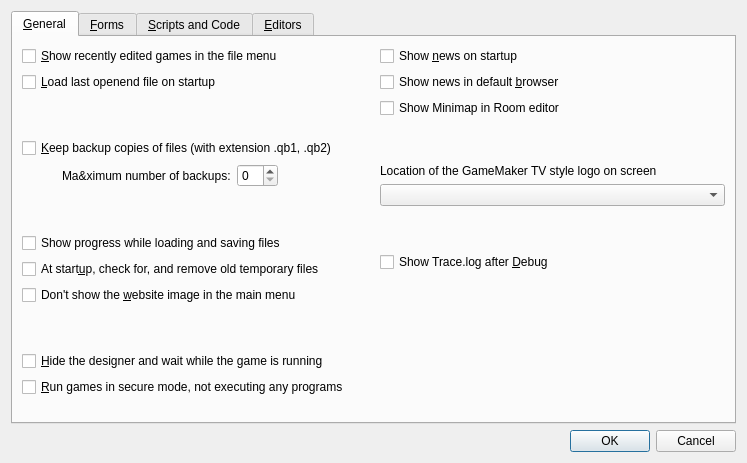
<?xml version="1.0" encoding="UTF-8"?>
<ui version="4.0">
 <class>PreferencesDialog</class>
 <widget class="QDialog" name="PreferencesDialog">
  <property name="geometry">
   <rect>
    <x>0</x>
    <y>0</y>
    <width>747</width>
    <height>463</height>
   </rect>
  </property>
  <property name="windowTitle">
   <string>Preferences</string>
  </property>
  <layout class="QVBoxLayout" name="verticalLayout" stretch="1,0">
   <item>
    <widget class="QTabWidget" name="tabWidget">
     <property name="currentIndex">
      <number>0</number>
     </property>
     <widget class="QWidget" name="tabGeneral">
      <attribute name="title">
       <string>&amp;General</string>
      </attribute>
      <layout class="QHBoxLayout" name="horizontalLayout" stretch="1,0,1">
       <item>
        <layout class="QVBoxLayout" name="verticalLayout_2" stretch="0,0,0,0,0,0,0,0,0,0,0,0,1">
         <item>
          <widget class="QCheckBox" name="checkBox_2">
           <property name="text">
            <string>&amp;Show recently edited games in the file menu</string>
           </property>
          </widget>
         </item>
         <item>
          <widget class="QCheckBox" name="checkBox">
           <property name="text">
            <string>&amp;Load last openend file on startup</string>
           </property>
          </widget>
         </item>
         <item>
          <spacer name="verticalSpacer">
           <property name="orientation">
            <enum>Qt::Orientation::Vertical</enum>
           </property>
           <property name="sizeHint" stdset="0">
            <size>
             <width>20</width>
             <height>40</height>
            </size>
           </property>
          </spacer>
         </item>
         <item>
          <widget class="QCheckBox" name="checkBox_3">
           <property name="text">
            <string>&amp;Keep backup copies of files (with extension .qb1, .qb2)</string>
           </property>
          </widget>
         </item>
         <item>
          <layout class="QHBoxLayout" name="horizontalLayout_2" stretch="0,0,0,1">
           <item>
            <spacer name="horizontalSpacer">
             <property name="orientation">
              <enum>Qt::Orientation::Horizontal</enum>
             </property>
             <property name="sizeHint" stdset="0">
              <size>
               <width>40</width>
               <height>20</height>
              </size>
             </property>
            </spacer>
           </item>
           <item>
            <widget class="QLabel" name="label">
             <property name="text">
              <string>Ma&amp;ximum number of backups:</string>
             </property>
            </widget>
           </item>
           <item>
            <widget class="QSpinBox" name="spinBox"/>
           </item>
           <item>
            <spacer name="horizontalSpacer_2">
             <property name="orientation">
              <enum>Qt::Orientation::Horizontal</enum>
             </property>
             <property name="sizeHint" stdset="0">
              <size>
               <width>40</width>
               <height>20</height>
              </size>
             </property>
            </spacer>
           </item>
          </layout>
         </item>
         <item>
          <spacer name="verticalSpacer_2">
           <property name="orientation">
            <enum>Qt::Orientation::Vertical</enum>
           </property>
           <property name="sizeHint" stdset="0">
            <size>
             <width>20</width>
             <height>40</height>
            </size>
           </property>
          </spacer>
         </item>
         <item>
          <widget class="QCheckBox" name="checkBox_4">
           <property name="text">
            <string>Show progress while loading and saving files</string>
           </property>
          </widget>
         </item>
         <item>
          <widget class="QCheckBox" name="checkBox_5">
           <property name="text">
            <string>At start&amp;up, check for, and remove old temporary files</string>
           </property>
          </widget>
         </item>
         <item>
          <widget class="QCheckBox" name="checkBox_6">
           <property name="text">
            <string>Don't show the &amp;website image in the main menu</string>
           </property>
          </widget>
         </item>
         <item>
          <spacer name="verticalSpacer_3">
           <property name="orientation">
            <enum>Qt::Orientation::Vertical</enum>
           </property>
           <property name="sizeHint" stdset="0">
            <size>
             <width>20</width>
             <height>40</height>
            </size>
           </property>
          </spacer>
         </item>
         <item>
          <widget class="QCheckBox" name="checkBox_7">
           <property name="text">
            <string>&amp;Hide the designer and wait while the game is running</string>
           </property>
          </widget>
         </item>
         <item>
          <widget class="QCheckBox" name="checkBox_8">
           <property name="text">
            <string>&amp;Run games in secure mode, not executing any programs</string>
           </property>
          </widget>
         </item>
         <item>
          <spacer name="verticalSpacer_4">
           <property name="orientation">
            <enum>Qt::Orientation::Vertical</enum>
           </property>
           <property name="sizeHint" stdset="0">
            <size>
             <width>20</width>
             <height>40</height>
            </size>
           </property>
          </spacer>
         </item>
        </layout>
       </item>
       <item>
        <widget class="QFrame" name="frame">
         <property name="frameShape">
          <enum>QFrame::Shape::HLine</enum>
         </property>
         <property name="frameShadow">
          <enum>QFrame::Shadow::Sunken</enum>
         </property>
        </widget>
       </item>
       <item>
        <layout class="QVBoxLayout" name="verticalLayout_3" stretch="0,0,0,0,0,0,0,0,1">
         <item>
          <widget class="QCheckBox" name="checkBox_9">
           <property name="text">
            <string>Show &amp;news on startup</string>
           </property>
          </widget>
         </item>
         <item>
          <widget class="QCheckBox" name="checkBox_10">
           <property name="text">
            <string>Show news in default &amp;browser</string>
           </property>
          </widget>
         </item>
         <item>
          <widget class="QCheckBox" name="checkBox_18">
           <property name="text">
            <string>Show Minimap in Room editor</string>
           </property>
          </widget>
         </item>
         <item>
          <spacer name="verticalSpacer_5">
           <property name="orientation">
            <enum>Qt::Orientation::Vertical</enum>
           </property>
           <property name="sizeHint" stdset="0">
            <size>
             <width>20</width>
             <height>40</height>
            </size>
           </property>
          </spacer>
         </item>
         <item>
          <widget class="QLabel" name="label_2">
           <property name="text">
            <string>Location of the GameMaker TV style logo on screen</string>
           </property>
          </widget>
         </item>
         <item>
          <widget class="QComboBox" name="comboBox"/>
         </item>
         <item>
          <spacer name="verticalSpacer_6">
           <property name="orientation">
            <enum>Qt::Orientation::Vertical</enum>
           </property>
           <property name="sizeHint" stdset="0">
            <size>
             <width>20</width>
             <height>40</height>
            </size>
           </property>
          </spacer>
         </item>
         <item>
          <widget class="QCheckBox" name="checkBox_11">
           <property name="text">
            <string>Show Trace.log after &amp;Debug</string>
           </property>
          </widget>
         </item>
         <item>
          <spacer name="verticalSpacer_7">
           <property name="orientation">
            <enum>Qt::Orientation::Vertical</enum>
           </property>
           <property name="sizeHint" stdset="0">
            <size>
             <width>20</width>
             <height>40</height>
            </size>
           </property>
          </spacer>
         </item>
        </layout>
       </item>
      </layout>
     </widget>
     <widget class="QWidget" name="tabForms">
      <attribute name="title">
       <string>&amp;Forms</string>
      </attribute>
      <layout class="QVBoxLayout" name="verticalLayout_4" stretch="0,0,0,0,0,1">
       <item>
        <widget class="QGroupBox" name="groupBox">
         <property name="title">
          <string>Sprite Form</string>
         </property>
         <layout class="QVBoxLayout" name="verticalLayout_5">
          <item>
           <widget class="QCheckBox" name="checkBox_12">
            <property name="text">
             <string>S&amp;how the origin in the sprite image</string>
            </property>
           </widget>
          </item>
         </layout>
        </widget>
       </item>
       <item>
        <spacer name="verticalSpacer_10">
         <property name="orientation">
          <enum>Qt::Orientation::Vertical</enum>
         </property>
         <property name="sizeHint" stdset="0">
          <size>
           <width>20</width>
           <height>40</height>
          </size>
         </property>
        </spacer>
       </item>
       <item>
        <widget class="QGroupBox" name="groupBox_2">
         <property name="title">
          <string>Object Form</string>
         </property>
         <layout class="QVBoxLayout" name="verticalLayout_6">
          <item>
           <widget class="QCheckBox" name="checkBox_13">
            <property name="text">
             <string>&amp;In object properties, show hints for the actions</string>
            </property>
           </widget>
          </item>
          <item>
           <layout class="QHBoxLayout" name="horizontalLayout_3" stretch="0,0,0,1">
            <item>
             <spacer name="horizontalSpacer_3">
              <property name="orientation">
               <enum>Qt::Orientation::Horizontal</enum>
              </property>
              <property name="sizeHint" stdset="0">
               <size>
                <width>40</width>
                <height>20</height>
               </size>
              </property>
             </spacer>
            </item>
            <item>
             <widget class="QLabel" name="label_3">
              <property name="text">
               <string>Default TAB to select:</string>
              </property>
             </widget>
            </item>
            <item>
             <widget class="QSpinBox" name="spinBox_2"/>
            </item>
            <item>
             <spacer name="horizontalSpacer_4">
              <property name="orientation">
               <enum>Qt::Orientation::Horizontal</enum>
              </property>
              <property name="sizeHint" stdset="0">
               <size>
                <width>40</width>
                <height>20</height>
               </size>
              </property>
             </spacer>
            </item>
           </layout>
          </item>
         </layout>
        </widget>
       </item>
       <item>
        <spacer name="verticalSpacer_9">
         <property name="orientation">
          <enum>Qt::Orientation::Vertical</enum>
         </property>
         <property name="sizeHint" stdset="0">
          <size>
           <width>20</width>
           <height>40</height>
          </size>
         </property>
        </spacer>
       </item>
       <item>
        <widget class="QGroupBox" name="groupBox_3">
         <property name="title">
          <string>Room Form</string>
         </property>
         <layout class="QVBoxLayout" name="verticalLayout_7">
          <item>
           <widget class="QCheckBox" name="checkBox_14">
            <property name="text">
             <string>&amp;When closing, remove instances outside the room</string>
            </property>
           </widget>
          </item>
          <item>
           <widget class="QCheckBox" name="checkBox_15">
            <property name="text">
             <string>R&amp;emember room settings when closing the form</string>
            </property>
           </widget>
          </item>
          <item>
           <widget class="QCheckBox" name="checkBox_16">
            <property name="text">
             <string>Room Grid ON by default</string>
            </property>
           </widget>
          </item>
          <item>
           <layout class="QHBoxLayout" name="horizontalLayout_4">
            <item>
             <widget class="QCheckBox" name="checkBox_17">
              <property name="text">
               <string>Fill room with color when no background color selected. (Editor only)</string>
              </property>
             </widget>
            </item>
            <item>
             <widget class="ColorButton" name="pushButton"/>
            </item>
            <item>
             <spacer name="horizontalSpacer_5">
              <property name="orientation">
               <enum>Qt::Orientation::Horizontal</enum>
              </property>
              <property name="sizeHint" stdset="0">
               <size>
                <width>40</width>
                <height>20</height>
               </size>
              </property>
             </spacer>
            </item>
           </layout>
          </item>
         </layout>
        </widget>
       </item>
       <item>
        <spacer name="verticalSpacer_8">
         <property name="orientation">
          <enum>Qt::Orientation::Vertical</enum>
         </property>
         <property name="sizeHint" stdset="0">
          <size>
           <width>20</width>
           <height>40</height>
          </size>
         </property>
        </spacer>
       </item>
      </layout>
     </widget>
     <widget class="QWidget" name="tabScriptsAndCode">
      <attribute name="title">
       <string>&amp;Scripts and Code</string>
      </attribute>
     </widget>
     <widget class="QWidget" name="tabEditors">
      <attribute name="title">
       <string>&amp;Editors</string>
      </attribute>
     </widget>
    </widget>
   </item>
   <item>
    <widget class="QDialogButtonBox" name="buttonBox">
     <property name="standardButtons">
      <set>QDialogButtonBox::StandardButton::Cancel|QDialogButtonBox::StandardButton::Ok</set>
     </property>
    </widget>
   </item>
  </layout>
 </widget>
 <customwidgets>
  <customwidget>
   <class>ColorButton</class>
   <extends>QPushButton</extends>
   <header>widgets/colorbutton.h</header>
  </customwidget>
 </customwidgets>
 <resources/>
 <connections>
  <connection>
   <sender>buttonBox</sender>
   <signal>accepted()</signal>
   <receiver>PreferencesDialog</receiver>
   <slot>accept()</slot>
   <hints>
    <hint type="sourcelabel">
     <x>199</x>
     <y>278</y>
    </hint>
    <hint type="destinationlabel">
     <x>199</x>
     <y>149</y>
    </hint>
   </hints>
  </connection>
  <connection>
   <sender>buttonBox</sender>
   <signal>rejected()</signal>
   <receiver>PreferencesDialog</receiver>
   <slot>reject()</slot>
   <hints>
    <hint type="sourcelabel">
     <x>199</x>
     <y>278</y>
    </hint>
    <hint type="destinationlabel">
     <x>199</x>
     <y>149</y>
    </hint>
   </hints>
  </connection>
 </connections>
</ui>
